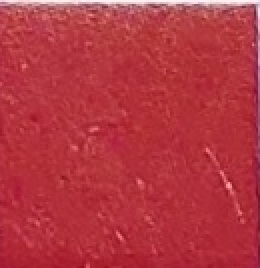
#> input picture 1.jpg, 130 x 134 px (shown 2 times larger)
$ python code_for_shapeexctraction.py
#> lines starting #> are read from the running program, lines starting #| are printed output that depends on the picture; after the words box and inside, x2 and y2 are one past the last pixel; in counts of white or black regions, pixels touching at a corner belong together

import cv2

image = cv2.imread('1.jpg')
#> image is the input picture: shape (134, 130, 3); mean B, G, R 64.9, 54.7, 179.6
original = image.copy()
h, w, _ = image.shape
#> h = 134; w = 130

gray = cv2.cvtColor(image, cv2.COLOR_BGR2GRAY)
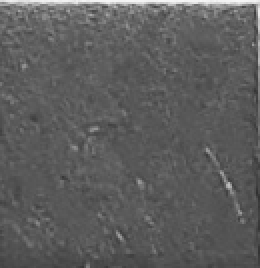
#> gray: shape (134, 130) (shown 2 times larger); min 48, max 246, mean 93.2
thresh = cv2.threshold(gray, 0, 255, cv2.THRESH_BINARY + cv2.THRESH_OTSU)[1]
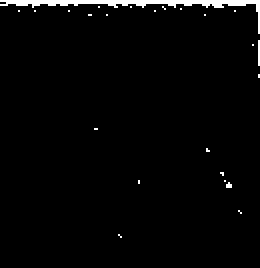
#> thresh: shape (134, 130) (shown 2 times larger); 2.3% white; 24 white regions (23 under 20 px), largest, box (x1, y1, x2, y2) and area: (0, 0, 130, 17) 349
kernel = cv2.getStructuringElement(cv2.MORPH_RECT, (15,1))
close = cv2.morphologyEx(thresh, cv2.MORPH_CLOSE, kernel, iterations=2)
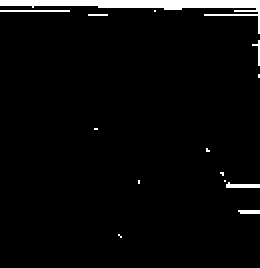
#> close: shape (134, 130) (shown 2 times larger); 3.8% white; 14 white regions (10 under 20 px)

cnts = cv2.findContours(close, cv2.RETR_TREE, cv2.CHAIN_APPROX_SIMPLE)
#> cnts = 14 contours, 13 with area under 20; largest, box (x1, y1, x2, y2) and area: (0, 0, 130, 17) 353
cnts = cnts[0] if len(cnts) == 2 else cnts[1]
minimum_area = .75 * h * w
#> minimum_area = 13065
cnts = [c for c in cnts if cv2.contourArea(c) < minimum_area]
cnts = sorted(cnts, key=cv2.contourArea, reverse=True)
for c in cnts:
    x,y,w,h = cv2.boundingRect(c)
    ROI = 255 - original[y:y+h, x:x+w]
    cv2.rectangle(image, (x, y), (x + w, y + h), (36,255,12), 2)
    break
#> this loop made 1 pass
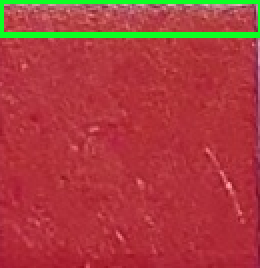
#> image: shape (134, 130, 3) (shown 2 times larger); 3.97% of pixels changed, all inside (x1, y1, x2, y2) = (0, 0, 130, 19)

cv2.imshow('close', close)
cv2.imshow('image', image)
cv2.imshow('ROI', ROI)
cv2.waitKey()

$ run again, with 0.jpg copied over 1.jpg
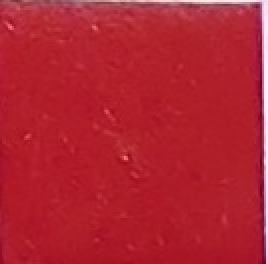
#> input picture 0.jpg, 134 x 132 px (shown 2 times larger)
#> image is the input picture: shape (132, 134, 3); mean B, G, R 49.5, 36.1, 176.6
#> `thresh = cv2.threshold(gray, 0, 255, cv2.THRESH_BINARY + cv2.THRESH_OT..`:
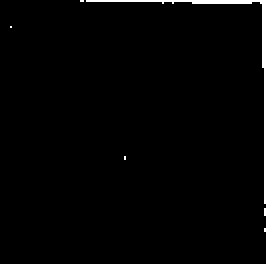
#> thresh: shape (132, 134) (shown 2 times larger); 2.3% white; 4 white regions (3 under 20 px), largest, box (x1, y1, x2, y2) and area: (43, 0, 134, 132) 395
#> close: shape (132, 134); 2.4% white; 3 white regions (2 under 20 px)
#> cnts = 3 contours, 2 with area under 20; largest, box (x1, y1, x2, y2) and area: (40, 0, 134, 132) 192
#> the loop `for c in cnts:` made 1 pass
#> (x, y, w, h) on pass 1: (40, 0, 94, 132)
#> after the loop `for c in cnts:`:
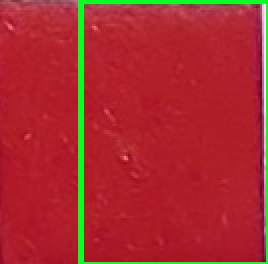
#> image: shape (132, 134, 3) (shown 2 times larger); 4.53% of pixels changed, all inside (x1, y1, x2, y2) = (39, 0, 134, 132)
